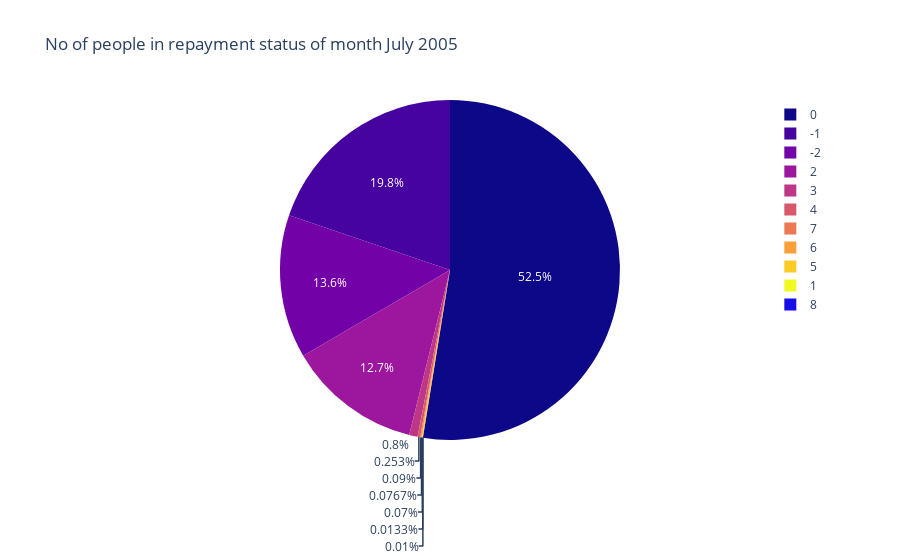

The code cell stored with this chart in its notebook:
### Code cell
df3 = pf['History of past payment. The repayment status in July, 2005*'].value_counts().reset_index()
df3.columns = ['History of past payment. The repayment status in July, 2005*', 'No of people']

fig5 = pe.pie(df3, values = 'No of people', names = 'History of past payment. The repayment status in July, 2005*',color_discrete_sequence =  pe.colors.sequential.Plasma,
             title = 'No of people in repayment status of month July 2005')
fig5.show()

### Figure 1 — Plotly figure (JSON) as saved in the notebook; plotly's stock layout.template omitted (floating-point values rounded to 4 significant figures)
{"data": [{"domain": {"x": [0, 1], "y": [0, 1]}, "hovertemplate": "History of past payment. The repayment status in July, 2005*=%{label}<br>No of people=%{value}<extra></extra>", "labels": [0, -1, -2, 2, 3, 4, 7, 6, 5, 1, 8], "legendgroup": "", "name": "", "showlegend": true, "type": "pie", "values": [15764, 5938, 4085, 3819, 240, 76, 27, 23, 21, 4, 3]}], "layout": {"legend": {"tracegroupgap": 0}, "piecolorway": ["#0d0887", "#46039f", "#7201a8", "#9c179e", "#bd3786", "#d8576b", "#ed7953", "#fb9f3a", "#fdca26", "#f0f921"], "title": {"text": "No of people in repayment status of month July 2005"}}}
